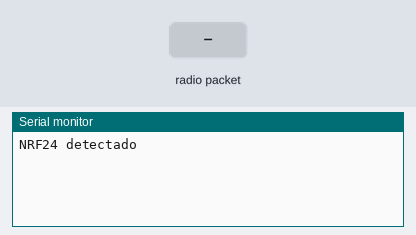
This sketch was run on a simulated ESP32. Parts: the last lines printed to the serial monitor. The inputs (shaded band) are chosen by the test bench. No radio packets arrive unless stated.

Above: at 1.2 s.
1.3 s: radio packet "1" arrives
At 1.8 s:
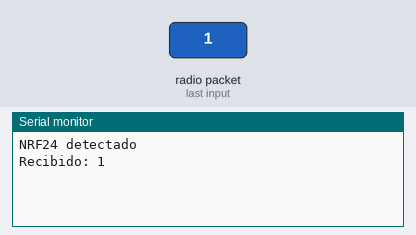
2.8 s: radio packet "0" arrives
At 4.0 s:
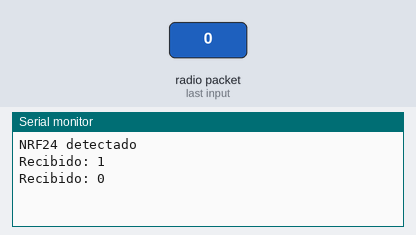
4.3 s: radio packet "2" arrives
At 5.2 s:
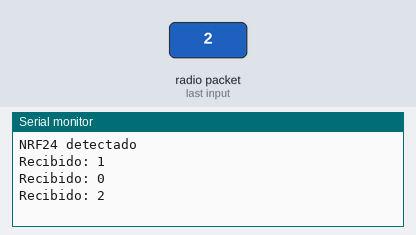

The sketch:

NRF24L01_RX_Const.ino
```cpp
#include <SPI.h>
#include <RF24.h>

#define CE_PIN    4
#define CSN_PIN   5
#define SCK_PIN   12
#define MISO_PIN  13
#define MOSI_PIN  11

RF24 radio(CE_PIN, CSN_PIN);
const byte direccion[6] = "00001";

// Variable para controlar si se enciende el LED o no
bool encendido = false;

void setup() {
  Serial.begin(115200);
  SPI.begin(SCK_PIN, MISO_PIN, MOSI_PIN);

  if (!radio.begin()) {
    Serial.println("NRF24 NO detectado");
    #ifdef RGB_BUILTIN
      rgbLedWrite(RGB_BUILTIN, RGB_BRIGHTNESS, 0, 0);
    #endif
    while (1);
  }

  Serial.println("NRF24 detectado");
  radio.setChannel(69);
  radio.setPALevel(RF24_PA_MAX);
  radio.setDataRate(RF24_250KBPS);
  radio.openReadingPipe(0, direccion);
  radio.startListening();
}

void loop() {
  // 1. Revisar si hay datos
  if (radio.available()) {
    char texto[32] = "";
    radio.read(&texto, sizeof(texto));

    Serial.print("Recibido: ");
    Serial.println(texto);
    encendido = !encendido;
    // Actualizamos el status del LED
  }

  // 2. Control del LED basado en el status
  #ifdef RGB_BUILTIN
    if (encendido) {
      rgbLedWrite(RGB_BUILTIN, 0, RGB_BRIGHTNESS, 0);
    } else {
      rgbLedWrite(RGB_BUILTIN, 0, 0, 20);
    }
  #endif
}
```

Measured:
- after the input at 1.3 s, the serial monitor: prints a new line at once (image 1)
- after the input at 2.8 s, the serial monitor: prints a new line at once (image 2)
- after the input at 4.3 s, the serial monitor: prints a new line at once (image 3)
